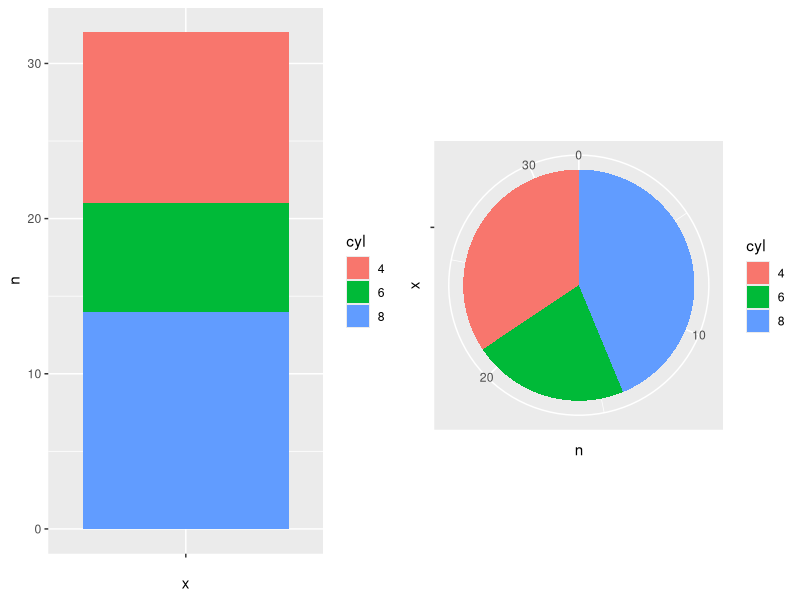
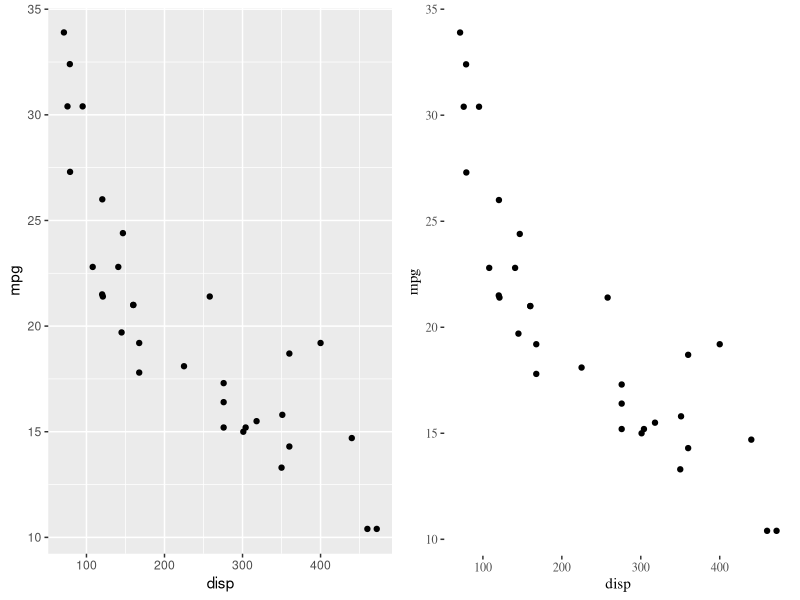

Recreate these plots in R, in order.
## ---- chunk 1
library(tidyverse)

cartesian_g <- mtcars %>% 
  mutate(cyl = as.factor(cyl)) %>% 
  count(cyl) %>%
  ggplot(aes(x="", y=n, fill=cyl)) +
    geom_bar(position = "stack", stat = "identity")

polar_g <- mtcars %>% 
  mutate(cyl = as.factor(cyl)) %>% 
  count(cyl) %>% 
  ggplot(aes(x="", y=n, fill=cyl)) +
    geom_col() +
    coord_polar("y", start = 0)

gridExtra::grid.arrange(cartesian_g, polar_g, nrow=1)
## ---- chunk 2
library(ggthemes)

default_g <- mtcars %>% 
  ggplot(aes(x=disp, y=mpg)) +
    geom_point()

tufte_g <- mtcars %>% 
  ggplot(aes(x=disp, y=mpg)) +
    geom_point() +
    theme_tufte()

gridExtra::grid.arrange(default_g, tufte_g, nrow=1)
